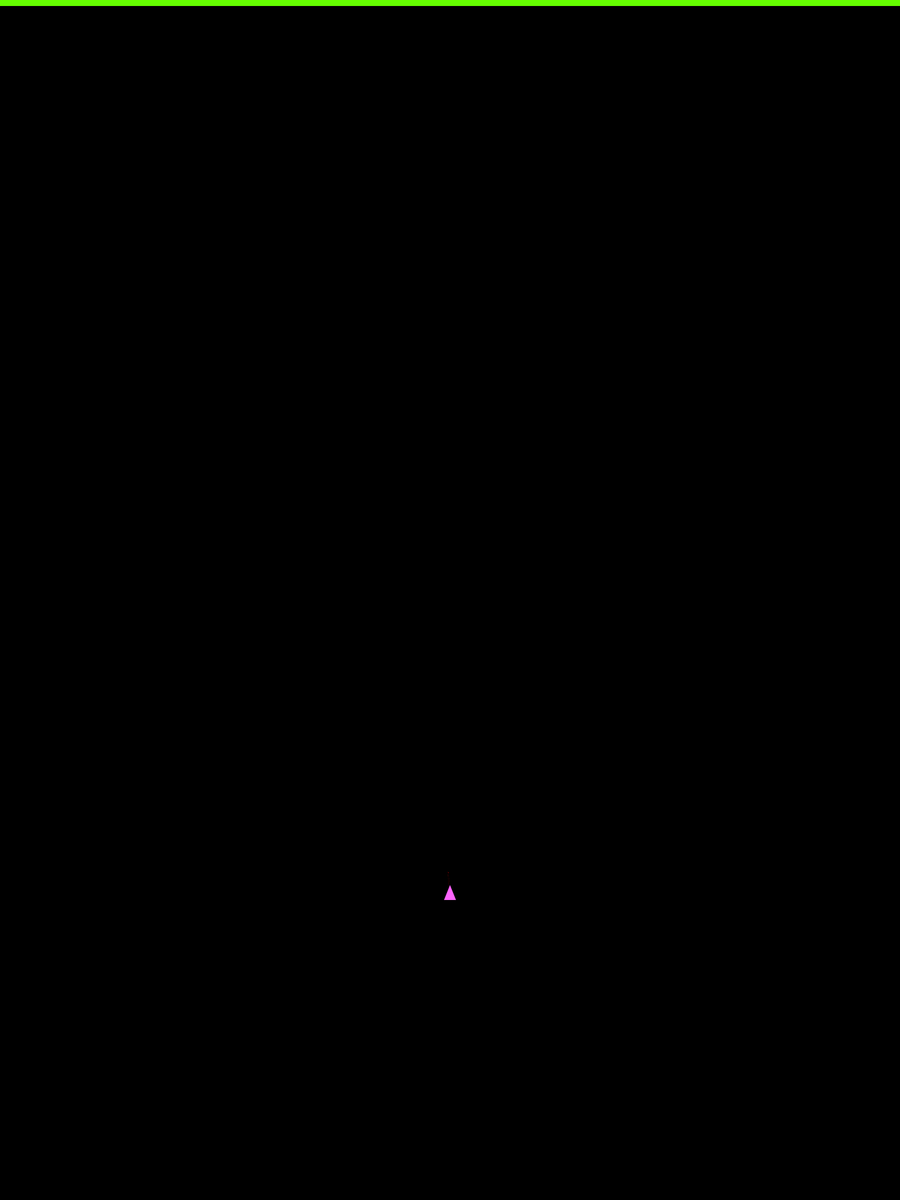
Frame 1 (no input)
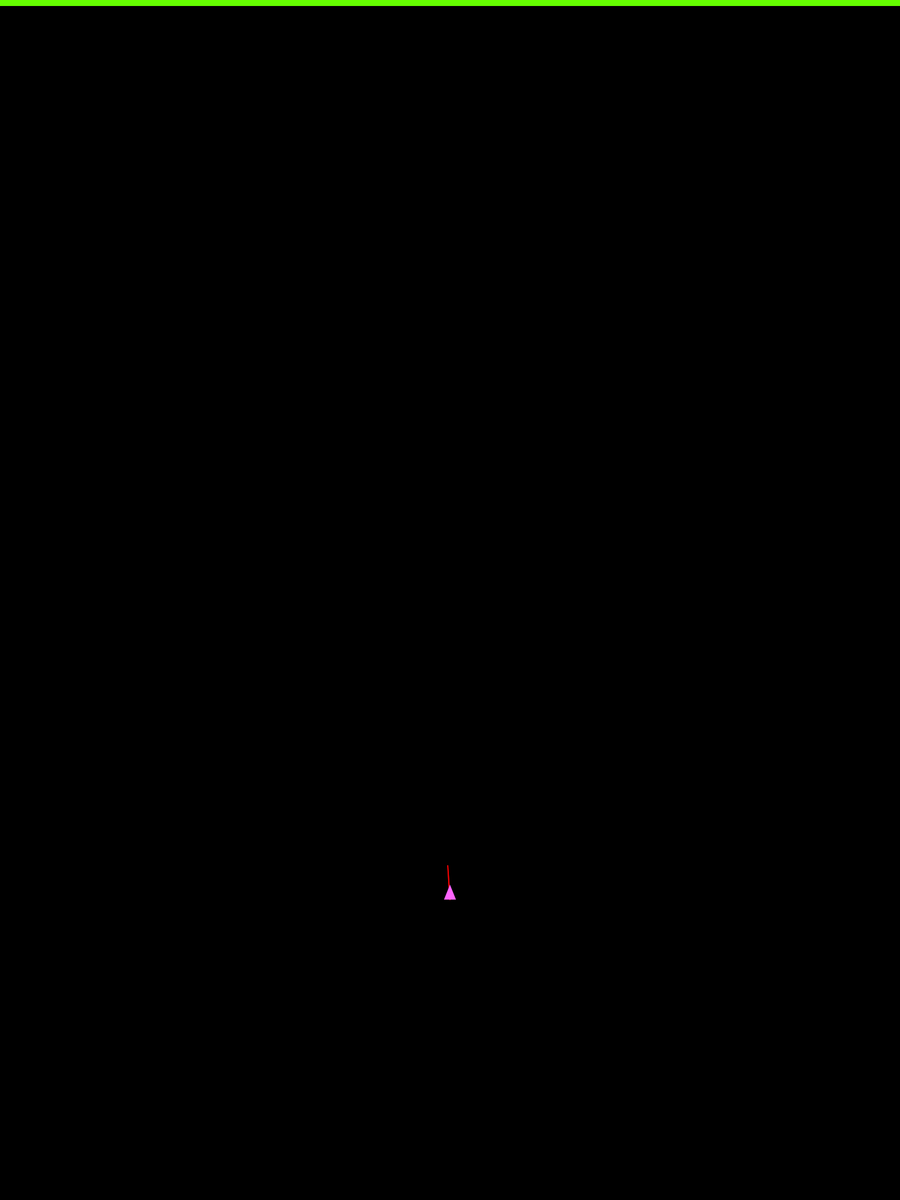
Frame 60 (the mouse pressed at the canvas centre just before this capture)
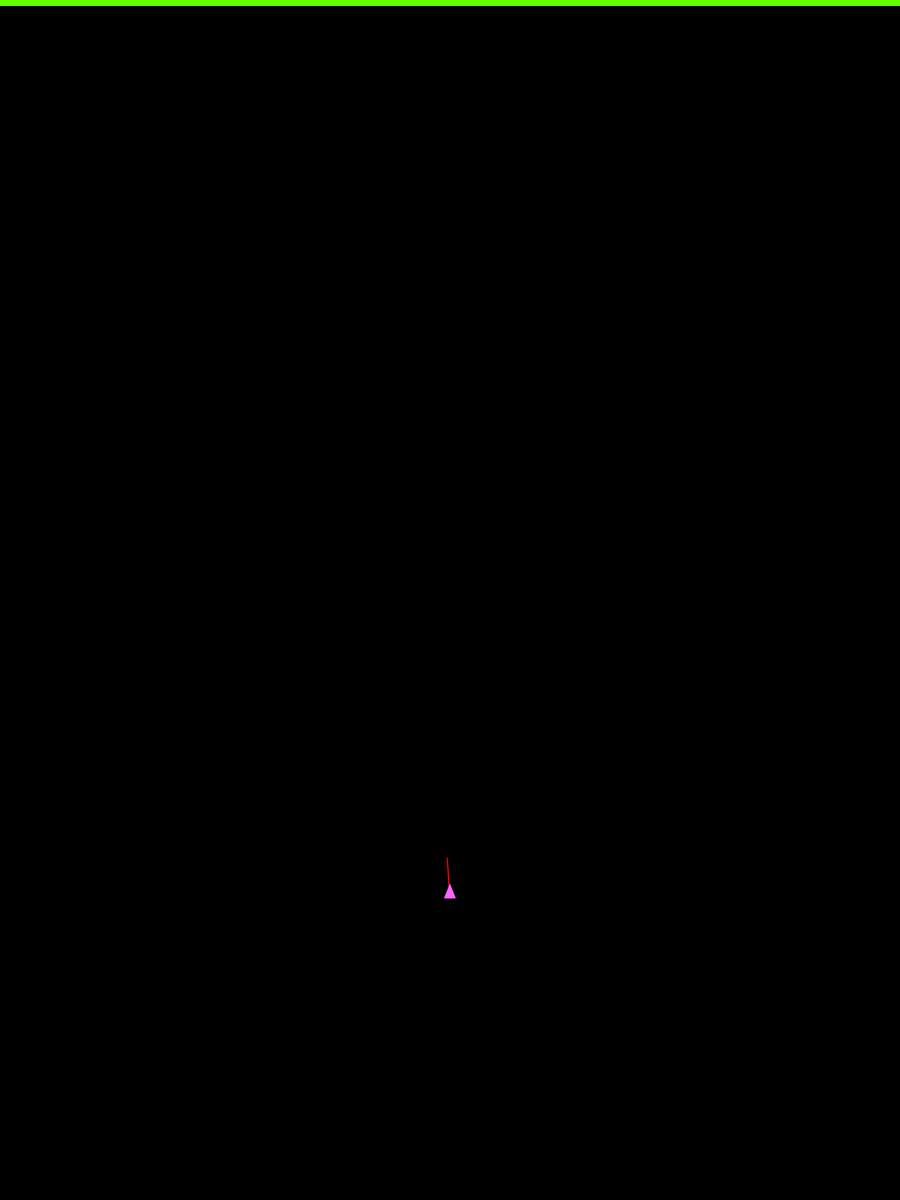
Frame 120 (the mouse held since frame 60 and released just before this capture)

The Processing sketch that drew these frames (run headless with seeded random() and noise(); from frame 60 on, the mouse is pressed at the canvas centre):

// Processing sketch: orbit_game
// ── orbit_game.pde
import java.util.Iterator;
ArrayList<Planet> planets= new ArrayList<Planet>();

float accel=2;
float thrust=.1;
float spinThrust=.004;
float maxSpin=.25;

float spinFuelCost=.001;
float engineFuelCost=.004;

float scroll=0;
float lastPlanetScroll=10000000;

float rx;
float ry;
float rvx;
float rvy;

float rot;
float rota;
float rotv;

boolean left;
boolean right;
boolean engine;

float fuel=1.0;
float refuelRate=.0003;
float fuelRadius=155;

color planetColor=color(100);

void setup() {
  frameRate(60);
  size(1500, 2000);
  background(0);
  rx=width/2;
  ry=height*3/4;
}

void draw() {
  background(0);
  float ax=0;
  float ay=0;

  if (engine&&fuel>0) {
    fuel-=engineFuelCost;
    ay-=thrust*cos(rot);
    ax+=thrust*sin(rot);
  }
  rota=-constrain(rotv, -spinThrust, spinThrust);
  if (abs(rotv)<maxSpin&&fuel>0) {
    if (left) {
      fuel-=spinFuelCost;
      rota=-spinThrust;
    }
    if (right) {
      fuel-=spinFuelCost;
      rota=spinThrust;
    }
  }
  rotv+=rota;
  rot+=rotv;

  for (Planet planet : planets) {
    ax+=accel*(planet.x-rx)/( sq(planet.x-rx)+sq(planet.y-ry-scroll));
    ay+=accel*(planet.y-ry-scroll)/( sq(planet.x-rx)+sq(planet.y-ry-scroll));
    if (sqrt(sq(planet.x-rx)+sq(planet.y-ry-scroll))<planet.r/2) {
      println("crash");
      while (true);
    }
    if (sqrt(sq(planet.x-rx)+sq(planet.y-ry-scroll))<fuelRadius) {
      if (fuel<1) {
        fuel+=refuelRate;
      }  
      planet.c=color(red(planetColor)*.8, green(planetColor)*1.6, blue(planetColor)*.8);
    } else {
      planet.c=planetColor;
    }
  }
  rvx+=ax;
  rvy+=ay;
  rx+=rvx;
  ry+=rvy;

if (rx>width+50) {
    rx=-50;
  }

  if (rx<-50) {
    rx=width+50;
  }

  if (ry<height/2) {
    scroll-=height/2-ry;
    ry+=height/2-ry;
  }

  if (scroll-lastPlanetScroll<0) {
    lastPlanetScroll=scroll+random(-1000, 0);
    planets.add(new Planet());
  }

  float pvx=rvx;
  float pvy=rvy;
  float px=rx;
  float py=ry;

  for (int i=0; i<100; i++) {
    fill(255, 0, 0);
    ax=0;
    ay=0;
    for (Planet planet : planets) {
      ax+=accel*(planet.x-px)/( sq(planet.x-px)+sq(planet.y-py-scroll));
      ay+=accel*(planet.y-py-scroll)/( sq(planet.x-px)+sq(planet.y-py-scroll));
      if (sqrt(sq(planet.x-px)+sq(planet.y-py-scroll))<fuelRadius) {
        fill(0, 255, 0);
      }
    }
    pvx+=5*ax;
    pvy+=5*ay;
    px+=5*pvx;
    py+=5*pvy; 
    
  if (px>width+50) {
    px=-50;
  }

  if (px<-50) {
    px=width+50;
  }  
    
    ellipse(px, py, 2, 2);
  }

  noStroke();
  fill(255, 100, 255);
  pushMatrix();
  translate(rx, ry);
  rotate(rot);
  triangle(0, -25, -10, 0, 10, 0);
  popMatrix();
  Iterator<Planet> it=planets.iterator();
  while (it.hasNext()) {
    Planet planet=it.next();
    if (planet.draw()) {
      it.remove();
    }
  }
  fill(100, 255, 0);
  rect(0, 0, map(fuel, 0, 1, 0, width), 10);
}

class Planet {
  float x;
  float y;
  color c= planetColor;
  float r;

  Planet() {
    x=random(0, width);
    y=scroll-height*2;
    r=random(30, 100);
  }
  boolean draw() {
    fill(c);
    noStroke();
    ellipse(x, y-scroll, r, r);
    if (y-scroll>height*2) {
      return true;
    }
    return false;
  }
}


void keyPressed() {
  if (key==' ') {
    engine=true;
  }
  if (key==CODED&&keyCode==LEFT) {
    left=true;
  }
  if (key==CODED&&keyCode==RIGHT) {
    right=true;
  }
}
void keyReleased() {
  if (key==' ') {
    engine=false;
  }
  if (key==CODED&&keyCode==LEFT) {
    left=false;
  }
  if (key==CODED&&keyCode==RIGHT) {
    right=false;
  }
}
